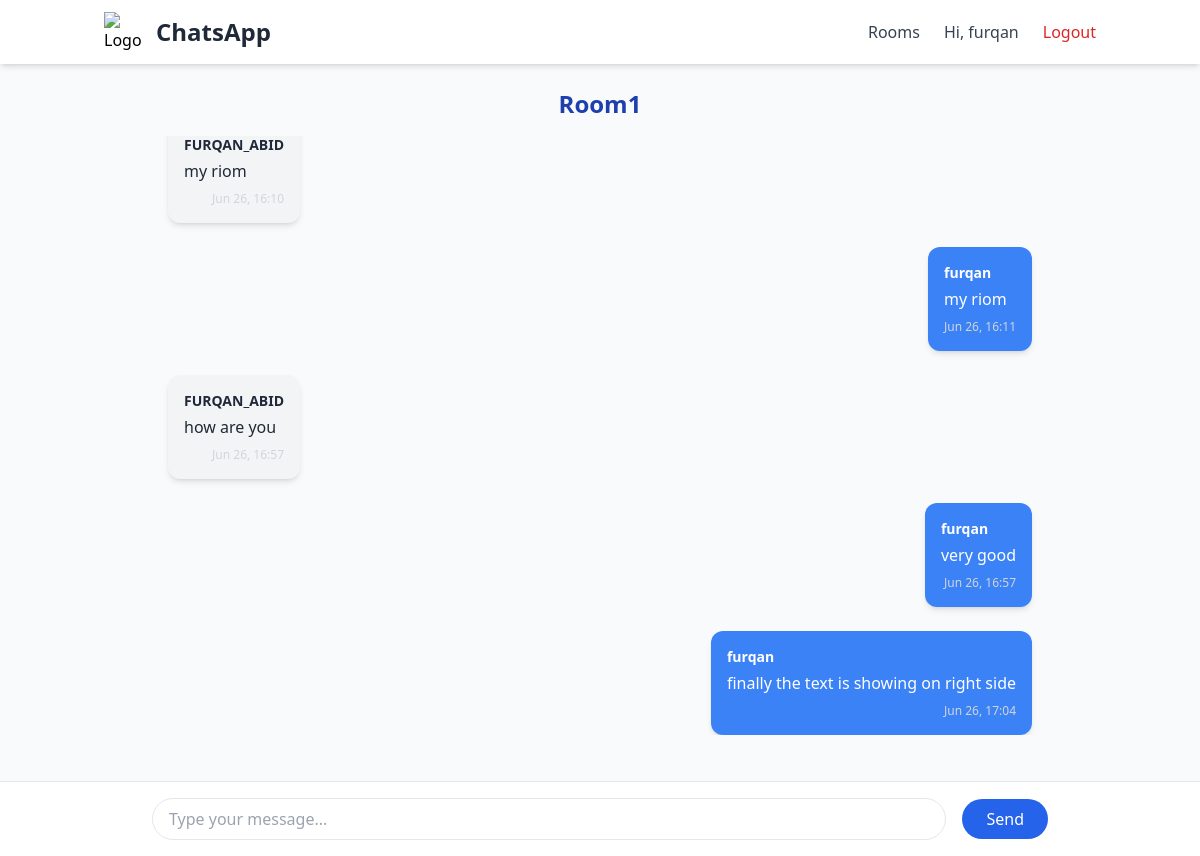
Page /rooms/room1/ (signed in) on the committed database.
### chatapp/models.py (models this page shows, shortened)
class ChatRoom(models.Model):
    name= models.CharField(max_length=200)
    slug= models.SlugField(unique=True) # creates unique vlues for each room
    created_by = models.ForeignKey(User, on_delete=models.CASCADE, default=None)

class ChatMessage(models.Model):
    user= models.ForeignKey(User, on_delete=models.CASCADE)
    room= models.ForeignKey(ChatRoom, on_delete=models.CASCADE)
    message_content= models.TextField()
    date= models.DateTimeField(auto_now=True)
    class Meta:
        ordering= ('date',) # to arrange msg in date order

### chatapp/views.py (the view)
# urls.py: path('<slug:slug>/', views.chatroom, name='chatroom'),
def chatroom(request, slug):
    chatroom= ChatRoom.objects.get(slug=slug)
    room_slug_json= json.dumps(chatroom.slug)
    username= request.user.username  # from logged-in user
    username_json= json.dumps(username)
    messages= ChatMessage.objects.filter(room=chatroom)[0:30] # bcz room name will be chatroom name, 0 to 30 message will be shown at a time
    return render(request, 'chatapp/room.html', {
        'chatroom': chatroom,
        'room_slug_json': room_slug_json,
        'username': username_json,
        'messages': messages,
    })

### chatapp/templates/chatapp/room.html (shortened to what this page needs)
{% extends "chatapp/base.html" %}
{% block body %}
<div class="text-center mt-6 mb-4 text-2xl font-bold text-blue-800">
  {{ chatroom.name }}
</div>
<div id="message-container" class="max-w-4xl mx-auto mb-28 px-4 overflow-y-auto h-[70vh]">
  <div id="chat-messages" class="space-y-6">
    {% for message in messages %}
    <div class="{% if message.user == request.user %}flex justify-end{% else %}flex justify-start{% endif %}" id="message-{{ message.id }}">
      <div class="{% if message.user == request.user %}bg-blue-500 text-white{% else %}bg-gray-100 text-gray-800{% endif %} w-fit max-w-lg p-4 rounded-xl shadow-md relative group">
        <div class="text-sm font-semibold mb-1">
          {{ message.user.username }}
        </div>
        <div>{{ message.message_content }}</div>
        <div class="text-xs text-right mt-2 text-gray-300">
          {{ message.date|date:"M d, H:i" }}
        </div>
      </div>
    </div>
    {% endfor %}
  </div>
</div>
<div class="fixed bottom-0 inset-x-0 bg-white border-t shadow-md p-4">
  <form method="post" class="max-w-4xl mx-auto flex items-center gap-4">
    <input id="message-input" type="text" name="message" placeholder="Type your message..." required
      class="flex-1 px-4 py-2 border rounded-full focus:outline-none focus:ring-2 focus:ring-blue-400">
    <button id="send-button" type="submit"
      class="bg-blue-600 text-white px-6 py-2 rounded-full hover:bg-blue-700 transition">Send</button>
  </form>
</div>
{% endblock %}

### chatapp/templates/chatapp/base.html (shortened to what this page needs)
<!DOCTYPE html>
<html lang="en">
<head>
  <script src="https://cdn.tailwindcss.com"></script>
</head>
<body class="bg-gray-50">
  <nav class="bg-white shadow-md">
    <div class="container mx-auto px-4 py-3 flex flex-col md:flex-row md:items-center md:justify-between">
      <div class="flex items-center justify-between mb-3 md:mb-0">
        <a href="{% url 'index' %}" class="flex items-center space-x-3">
          <img src="https://cdn4.iconfinder.com/data/icons/ui-marketplace-1-0-flat/20/20_comment-128.png" class="h-10 w-10" alt="Logo" />
          <span class="text-2xl font-bold text-gray-800">ChatsApp</span>
        </a>
      </div>
    <div class="flex flex-col md:flex-row md:items-center space-y-3 md:space-y-0 md:space-x-6">
    <a href="{% url 'index' %}" class="text-gray-700 font-medium hover:text-blue-600 transition">Rooms</a>
    {% if user.is_authenticated %}
        <span class="text-gray-700">Hi, {{ user.username }}</span>
        <form method="post" action="{% url 'logout' %}">
            <button type="submit" class="text-red-600 font-medium hover:text-red-800 transition">Logout</button>
        </form>
    {% else %}
        <a href="{% url 'login' %}" class="text-blue-600 font-medium hover:text-blue-800 transition">Login</a>
    {% endif %}
    </div>
    </div>
  </nav>
  {% block body %}
  {% endblock %}
</body>
</html>

### rows in the picture
ChatRoom: name "Room1"
ChatMessage: user.username "FURQAN_ABID", message_content "my riom", date "Jun 26, 16:10"
ChatMessage: user.username "furqan", message_content "my riom", date "Jun 26, 16:11"
ChatMessage: user.username "FURQAN_ABID", message_content "how are you", date "Jun 26, 16:57"
ChatMessage: user.username "furqan", message_content "very good", date "Jun 26, 16:57"
ChatMessage: user.username "furqan", message_content "finally the text is showing on right side", date "Jun 26, 17:04"

### other values in the picture
{{ user.username }} "furqan"
